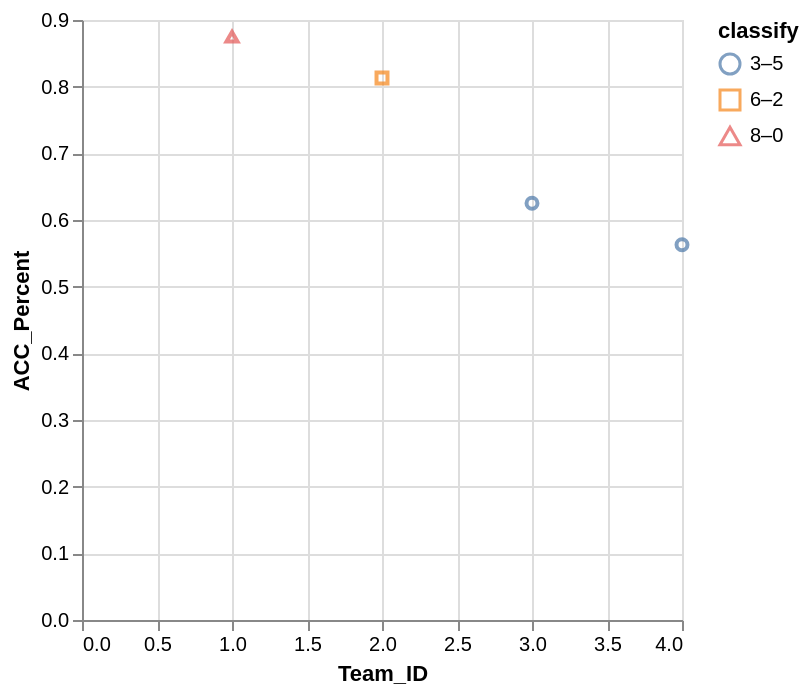

Here is the Vega-Lite specification saved for this chart:
### Vega-Lite specification from a JSON file in a GitHub repository (floating-point values rounded to 4 significant figures)
{"data": {"values": [{"x_data": 4, "y_data": 0.563, "classify": "3–5"}, {"x_data": 3, "y_data": 0.625, "classify": "3–5"}, {"x_data": 2, "y_data": 0.813, "classify": "6–2"}, {"x_data": 1, "y_data": 0.875, "classify": "8–0"}]}, "mark": "point", "encoding": {"x": {"field": "x_data", "type": "quantitative", "title": "Team_ID", "scale": {"zero": "false"}}, "y": {"field": "y_data", "type": "quantitative", "title": "ACC_Percent", "scale": {"zero": "false"}}, "color": {"field": "classify", "type": "nominal"}, "shape": {"field": "classify", "type": "nominal"}}}
